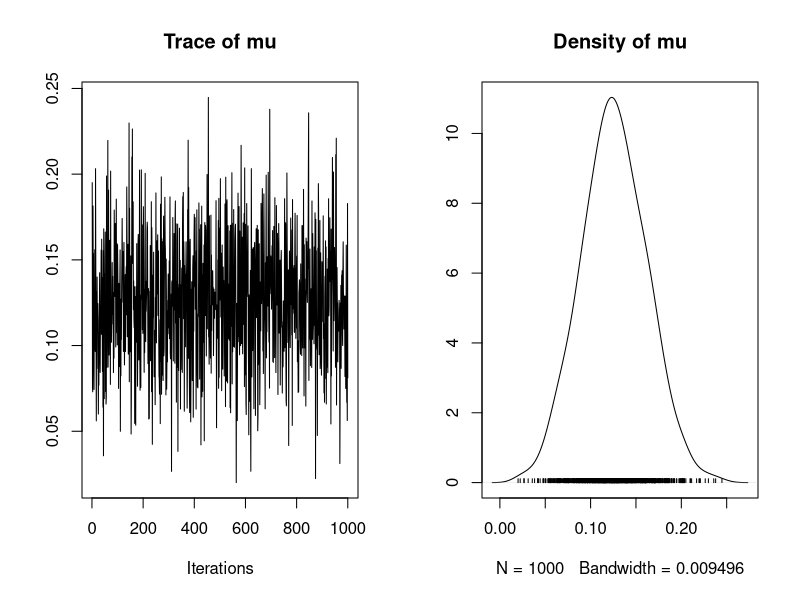
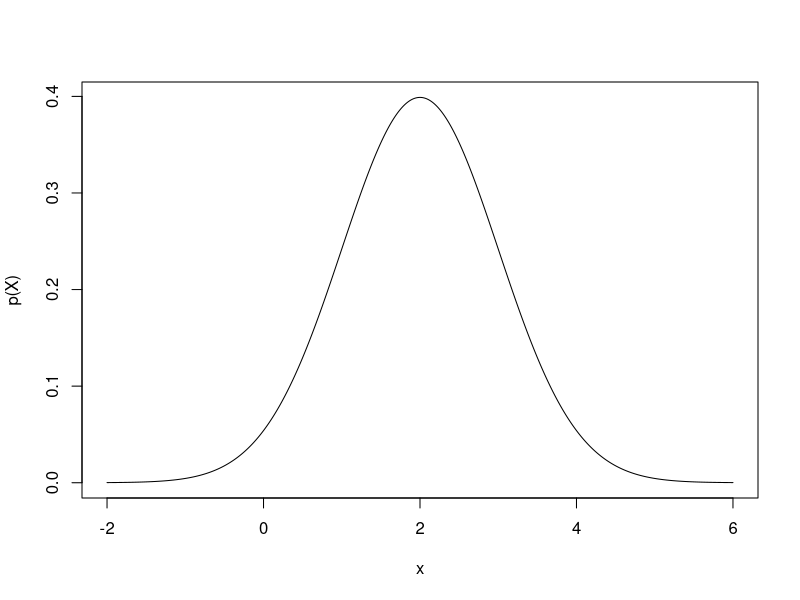
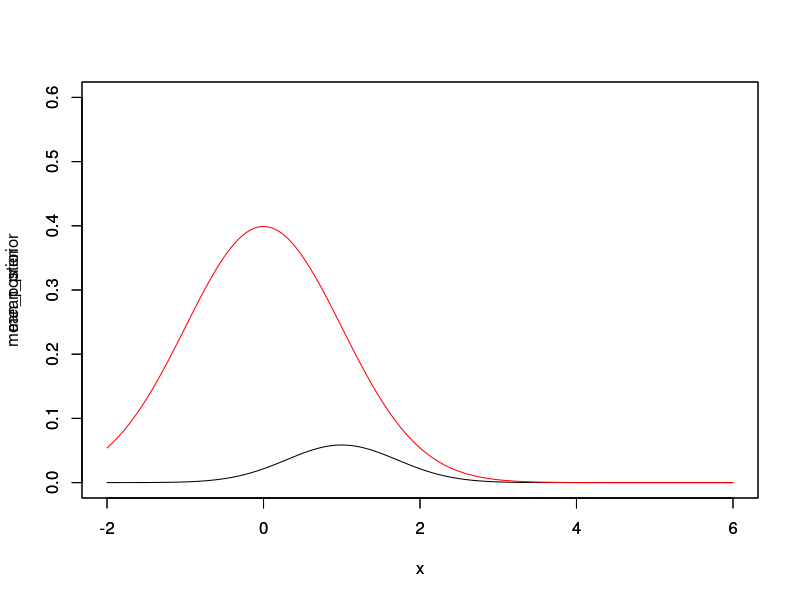

These figures' R source, in order:
## MCMC for conjugate Normal distribution
# 19/10/2017

# Prior distiribution of theta has a mean of 0 and variance of 1
# Observation of data has an unknown mean and a variance of 1

# Packages needed
library("MCMCpack")

####################################################### 
## Use MCMCpack as a comparison for my manual method ##
#######################################################

# The data, known variance of data, prior mean of mu, prior variance of mu, number of MC draws
# don't know mean of data!
x <- seq(-2, 6, 0.01)
D <- dnorm(x, 2, 1) # A vector of observed data
mcmc_package <- MCnormalnormal(D, 1, 0, 1, mc = 1000)
plot(mcmc_package)
var(mcmc_package)
mean(mcmc_package)

######################
## My manual method ##
######################

# Use the same test data as for MCMCpack
plot(x, D, type='l', ylab="p(X)", xlab="x")

# Define the prior distribution (mean=0, variance=1)
mean_prior <- dnorm(x, 0, 1)

# Define the posterior distribution
mean_posterior <- (D * mean_prior)

plot(x, mean_posterior, type="l", ylim=c(0,0.6))
par(new=TRUE)
plot(x, mean_prior, type="l", col="red", ylim=c(0,0.6))

# Apply the Metropolis algorithm


# https://theoreticalecology.wordpress.com/2010/09/17/metropolis-hastings-mcmc-in-r/
# proposalfunction <- function(param){
#   return(rnorm(3,mean = param, sd= c(0.1,0.5,0.3)))
# }
# run_metropolis_MCMC <- function(startvalue, iterations){
#   chain = array(dim = c(iterations+1,3))
#   chain[1,] = startvalue
#   for (i in 1:iterations){
#     proposal = proposalfunction(chain[i,])
#     
#     probab = exp(posterior(proposal) - posterior(chain[i,]))
#     if (runif(1) < probab){
#       chain[i+1,] = proposal
#     }else{
#       chain[i+1,] = chain[i,]
#     }
#   }
#   return(chain)
# }
